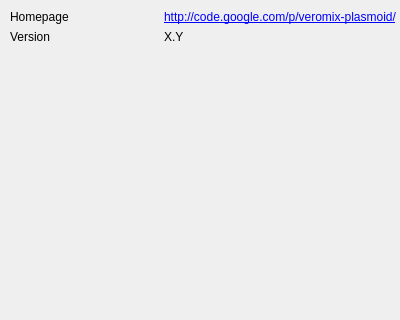
<?xml version="1.0" encoding="UTF-8"?>
<ui version="4.0">
 <class>Form</class>
 <widget class="QWidget" name="Form">
  <property name="geometry">
   <rect>
    <x>0</x>
    <y>0</y>
    <width>400</width>
    <height>320</height>
   </rect>
  </property>
  <property name="minimumSize">
   <size>
    <width>400</width>
    <height>320</height>
   </size>
  </property>
  <property name="windowTitle">
   <string>Form</string>
  </property>
  <widget class="QWidget" name="gridLayoutWidget">
   <property name="geometry">
    <rect>
     <x>10</x>
     <y>10</y>
     <width>387</width>
     <height>231</height>
    </rect>
   </property>
   <layout class="QGridLayout" name="gridLayout">
    <item row="1" column="0">
     <widget class="QLabel" name="label_2">
      <property name="text">
       <string>Version</string>
      </property>
     </widget>
    </item>
    <item row="2" column="0">
     <spacer name="verticalSpacer">
      <property name="orientation">
       <enum>Qt::Vertical</enum>
      </property>
      <property name="sizeHint" stdset="0">
       <size>
        <width>20</width>
        <height>40</height>
       </size>
      </property>
     </spacer>
    </item>
    <item row="0" column="0">
     <widget class="QLabel" name="label_6">
      <property name="text">
       <string>Homepage</string>
      </property>
     </widget>
    </item>
    <item row="0" column="1">
     <widget class="QLabel" name="label_7">
      <property name="text">
       <string>&lt;a href=&quot;http://code.google.com/p/veromix-plasmoid/&quot;&gt;http://code.google.com/p/veromix-plasmoid/&lt;/A&gt;</string>
      </property>
     </widget>
    </item>
    <item row="1" column="1">
     <widget class="QLabel" name="label_8">
      <property name="text">
       <string>X.Y</string>
      </property>
     </widget>
    </item>
   </layout>
  </widget>
 </widget>
 <resources/>
 <connections/>
</ui>
